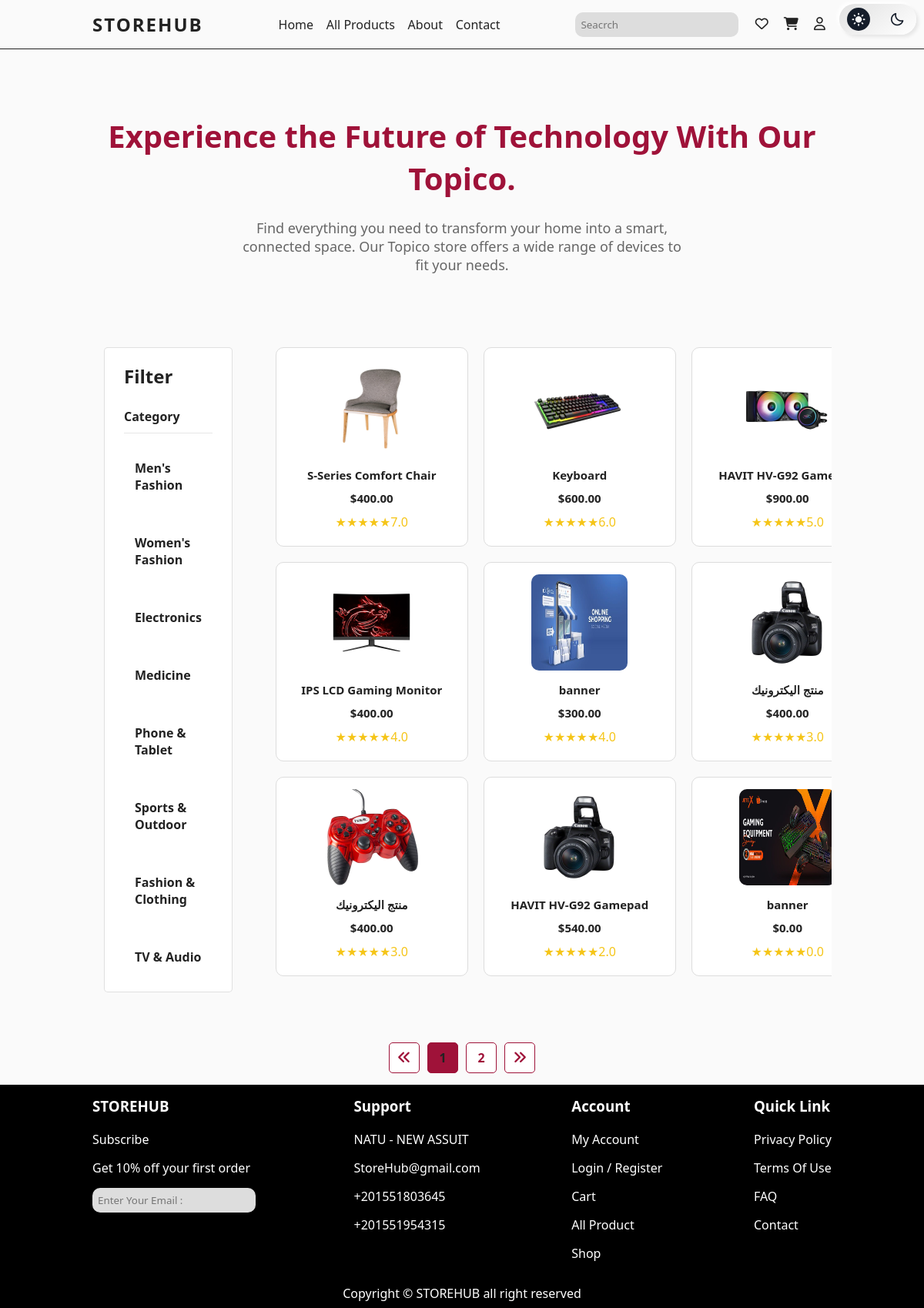
The app's page /allproducts/ (signed in) with its own data.
### pages/models.py (models this page shows, shortened)
class Category(models.Model):
    name = models.CharField(max_length=50, unique=True, verbose_name="التصنيف")
    class Meta:
        verbose_name = "تصنيف"
        verbose_name_plural = "تصنيفات"

class Product(models.Model):
    name = models.CharField(max_length=255, verbose_name="اسم المنتج", blank=True, null=True, default="منتج بدون اسم")
    price = models.DecimalField(max_digits=10, decimal_places=2, verbose_name="السعر", default=0.00)
    description = models.TextField(verbose_name="الوصف", blank=True, null=True)
    quantity = models.PositiveIntegerField(verbose_name="الكمية", default=0)
    saler = models.ForeignKey(User, on_delete=models.CASCADE, related_name='products', null=True, blank=True)
    image = models.ImageField(upload_to='products/', default='default.jpg', verbose_name="صورة المنتج", blank=True, null=True)
    color = models.CharField(max_length=50, verbose_name="اللون", blank=True, null=True)
    likes = models.ManyToManyField(User, related_name='product_likes', blank=True, verbose_name="اللايكات")
    color = models.CharField(max_length=50, choices=[
        ('red', 'Red'),
        ('green', 'Green'),
        ('yellow', 'Yellow'),
        ('blue', 'Blue'),
        ('orangered', 'OrangeRed'),
        ('black', 'Black')],
        default="black", verbose_name="اللون")
    category = models.ForeignKey(Category, on_delete=models.SET_NULL, null=True, blank=True, verbose_name="التصنيف")
    rating = models.FloatField(default=0, verbose_name="التقييم")
    class Meta:
        verbose_name = "منتج"
        verbose_name_plural = "منتجات"
    class Meta:
        verbose_name = "منتج"
        verbose_name_plural = "منتجات"
        ordering = ['-rating']

### pages/views.py (the view)
# urls.py: path('allproducts/' ,views.allproducts, name='allproducts'),
@login_required
def allproducts(request):
    categories = Category.objects.all()
    colors = ['red', 'green', 'yellow', 'blue', 'orangered', 'black']
    products = Product.objects.all()
    selected_category = request.GET.get('category')
    selected_color = request.GET.get('color')
    filters = Q()
    if selected_category:
        filters &= Q(category__name=selected_category)
    if selected_color:
        filters &= Q(color=selected_color)
    if filters:
        products = products.filter(filters)
    paginator = Paginator(products, 9)
    page_number = request.GET.get('page')
    page_obj = paginator.get_page(page_number)
    context = {
        'categories': categories,
        'colors': colors,
        'products': page_obj.object_list,
        'page_obj': page_obj,
    }
    return render(request, 'pages/allproduct.html', context)

### pages/templates/pages/allproduct.html (shortened to what this page needs)
{% extends 'pages/base.html' %}
{% block content %}
{% load static %}
<head>
  <link rel="stylesheet" href="{% static 'css/style.css' %}" />
  <link rel="stylesheet" href="https://cdnjs.cloudflare.com/ajax/libs/font-awesome/6.7.2/css/all.min.css"
 />
  <link href="https://unpkg.com/boxicons@2.1.2/css/boxicons.min.css" rel="stylesheet" />
  <link rel="stylesheet" href="https://unpkg.com/swiper/swiper-bundle.min.css" />
</head>
<body class="light">
         <section class="top_page">
      <div class="container">
        <h1>Experience the Future of Technology With Our Topico.</h1>
        <p>
          Find everything you need to transform your home into a smart, connected space. Our Topico store offers a wide
          range of devices to fit your needs.
        </p>
      </div>
    </section>
    <section class="allproduct">
      <div class="container">
        <div class="filter">
          <h2>Filter</h2>
          <div class="filter_item">
              <h4>Category</h4>
              <div class="content">
                  {% for category in categories %}
                      <div class="item"><a href="?category={{ category.name }}">{{ category.name }}</a></div>
                  {% endfor %}
              </div>
          </div>
      </div>
          <div id="products-container" class="products_dev">
            {% for product in products %}
            <div class="product-card" id="product-{{ product.id }}">
                <img src="{{ product.image.url }}" alt="{{ product.name }}" class="product-image" onclick="window.location.href='/product/{{ product.id }}/'" />
                <h3 class="product-title">{{ product.name }}</h3>
                <h3 class="product-title">${{ product.price }}</h3>
                <div class="rating">★★★★★{{ product.rating }}</div>
            </div>
        {% endfor %}
          </div>
      </div>
      <div class="pagination">
        {% if page_obj.has_previous %}
            <button class="pagination-btn" title="Previous Page" onclick="window.location.href='?page={{ page_obj.previous_page_number }}'">
                <i class="fas fa-angle-double-left"></i>
            </button>
        {% else %}
            <button class="pagination-btn disabled" title="Previous Page" disabled>
                <i class="fas fa-angle-double-left"></i>
            </button>
        {% endif %}
        {% for num in page_obj.paginator.page_range %}
            <button class="pagination-number {% if page_obj.number == num %}active{% endif %}" onclick="window.location.href='?page={{ num }}'">
                {{ num }}
            </button>
        {% endfor %}
        {% if page_obj.has_next %}
            <button class="pagination-btn" title="Next Page" onclick="window.location.href='?page={{ page_obj.next_page_number }}'">
                <i class="fas fa-angle-double-right"></i>
            </button>
        {% else %}
            <button class="pagination-btn disabled" title="Next Page" disabled>
                <i class="fas fa-angle-double-right"></i>
            </button>
        {% endif %}
    </div>
  </section>
</body>
</html>
{% endblock %}

### project/static/css/style.css (style rules this page uses)
* { padding: 0; margin: 0; box-sizing: border-box; text-decoration: none; border: none; outline: none; font-family: "Segoe UI", Tahoma, Geneva, Verdana, sans-serif; }
.container { width: 80%; margin: 15px auto; overflow-x: hidden; }
:root { --main-color: #9f1239; --dark-toogle: #222; --text-color: #222; --white-color: #fff; --dark-color: #222; }
.light { background: #fafafa; }
:root { --breadcrumb-color-home: grey; --breadcrumb-color-about: #333; --breadcrumb-color-home-dark: #ccc; --breadcrumb-color-about-dark: #fff; --breadcrumb-separator-color: black; --breadcrumb-separator-color-dark: #ccc; }
.product-image { width: 60px; height: 60px; border-radius: 4px; overflow: hidden; }
.top_page { text-align: center; padding: 50px 0; }
.top_page h1 { font-size: 40px; color: var(--main-color); margin-bottom: 25px; }
.top_page p { font-size: 18px; margin: auto; color: #666666; width: 60%; }
.allproduct .container { display: flex; align-items: flex-start; justify-content: space-between; margin-bottom: 50px; gap: 6%; padding: 15px; }
.allproduct .container .filter { background: #fff; color: var(--text-color); width: 250px; text-transform: capitalize; padding: 20px 25px; border: 1px solid #4646462a; border-radius: 5px; }
.allproduct .container .filter h4 { margin-bottom: 10px; margin-top: 25px; padding-bottom: 10px; border-bottom: 1px solid #6666662a; }
.allproduct .container .filter .filter_item .item { display: flex; justify-content: space-between; align-items: center; margin-top: 10px; }
.allproduct .products_dev { flex: 1; display: grid; grid-template-columns: repeat(3, 1fr); gap: 20px; }
.product-card { width: 250px; border: 1px solid #ddd; border-radius: 10px; padding: 15px; text-align: center; position: relative; background-color: #fff; transition: transform 0.2s ease-in-out, box-shadow 0.2s ease-in-out; }
.product-image { width: 125px; height: 125px; border-radius: 10px; }
.product-title { font-size: 15px; margin: 10px 0; color: var(--text-color); }
.rating { color: #f5c518; font-size: 16px; margin: 5px 0; }
.pagination { display: flex; justify-content: center; align-items: center; margin-top: 20px; gap: 10px; }
.pagination-btn, .pagination-number { display: flex; align-items: center; justify-content: center; width: 40px; height: 40px; background-color: #fff; color: var(--main-color); border: 1px solid var(--main-color); border-radius: 5px; font-size: 16px; font-weight: bold; cursor: pointer; transition: all 0.3s ease; }
.pagination-btn i { font-size: 18px; }
.pagination-number.active { background-color: var(--main-color); color: var(--text-color); pointer-events: none; }
.filter .filter_item .content { display: flex; flex-direction: column; gap: 15px; }
.filter .filter_item .content .item { width: 100%; padding: 12px; background-color: transparent; border: 2px solid transparent; border-radius: 8px; font-weight: bold; cursor: pointer; box-sizing: border-box; transition: all 0.3s ease; }
.filter .filter_item .content .item a { color: inherit; text-decoration: none; }

### records on screen
Category: name "Men's Fashion"
Category: name "Women's Fashion"
Category: name "Electronics"
Category: name "Medicine"
Category: name "Phone & Tablet"
Category: name "Sports & Outdoor"
Category: name "Fashion & Clothing"
Category: name "TV & Audio"
Product: image (picture), name "S-Series Comfort Chair", price "400.00", rating "7.0"
Product: image (picture), name "Keyboard", price "600.00", rating "6.0"
Product: image (picture), name "HAVIT HV-G92…", price "900.00", rating "5.0"
Product: image (picture), name "IPS LCD Gaming Monitor", price "400.00", rating "4.0"
Product: image (picture), name "banner", price "300.00", rating "4.0"
Product: image (picture), name "منتج اليكترونيك", price "400.00", rating "3.0"
Product: image (picture), name "منتج اليكترونيك", price "400.00", rating "3.0"
Product: image (picture), name "HAVIT HV-G92 Gamepad", price "540.00", rating "2.0"
Product: image (picture), name "banner", price "0.00", rating "0.0"

### other values on screen
{{ num }} "1" "2"
